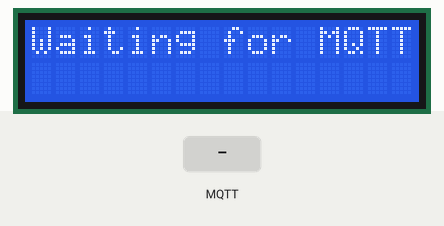
This sketch was run on a simulated Arduino Uno R4 WiFi. Shown: 16×2 character LCD. The inputs (shaded band) are chosen by the test bench. WiFi joins after 1.5 s; servers stay silent unless stated; random numbers use the default seed unless the sketch sets one; no MQTT or app messages arrive unless stated; what the sketch prints to the serial monitor is not drawn.

Above: at 2.7 s.
2.8 s: MQTT message "1" arrives on the first subscribed topic
At 4.0 s:
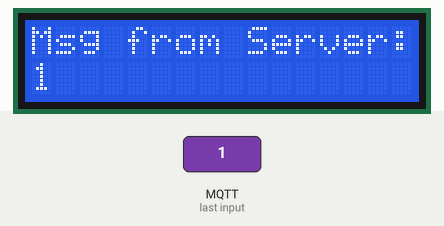
4.3 s: MQTT message "on" arrives on the first subscribed topic
At 5.2 s:
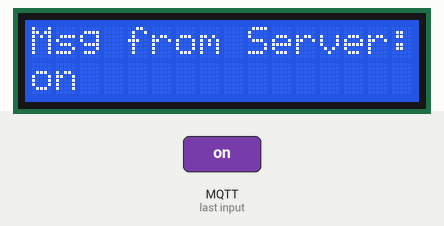
5.8 s: MQTT message "off" arrives on the first subscribed topic
At 6.4 s:
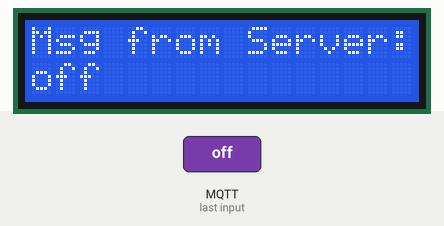
Timing chart, 0 to 8.8 s (numbered marks = the images above; inputs shaded):
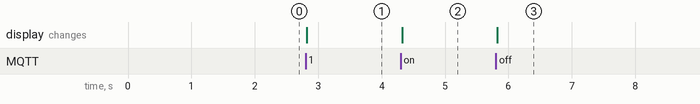

Measured:
- after the input at 2.8 s, the display: changes at once (image 1)
- after the input at 4.3 s, the display: changes at once (image 2)
- after the input at 5.8 s, the display: changes at once (image 3)

The sketch:

check_keypad.ino
```cpp
#include "WiFiS3.h"
#include <PubSubClient.h>
#include <Wire.h>
#include <LiquidCrystal_I2C.h> // ต้องติดตั้งไลบรารี LiquidCrystal_I2C ก่อน

// ตั้งค่า I2C LCD (ส่วนใหญ่แอดเดรสจะเป็น 0x27 หรือ 0x3F ขนาด 16x2)
LiquidCrystal_I2C lcd(0x27, 16, 2);

// 1. ตั้งค่า Wi-Fi และ Broker
const char* ssid = "2nds";
const char* password = "2Ndsssssss";
const char* mqtt_server = "phycom.it.kmitl.ac.th";
const int mqtt_port = 1883;

// Topic สำหรับรับข้อความมาแสดงบน LCD (ปรับชื่อให้ตรงกับโจทย์หน้างาน)
const char* sub_topic = "68070175/lcd";

char mqtt_client_id[40];
WiFiClient espClient;
PubSubClient client(espClient);

// ฟังก์ชันรับข้อความจาก Server มาแสดงบน LCD
void callback(char* topic, byte* payload, unsigned int length) {
  // แปลง payload เป็น String
  char message[length + 1];
  for (unsigned int i = 0; i < length; i++) {
    message[i] = (char)payload[i];
  }
  message[length] = '\0';

  Serial.print("Received message: ");
  Serial.println(message);

  // แสดงผลบนจอ LCD
  lcd.clear(); // ล้างหน้าจอเก่า

  // บรรทัดที่ 1 แสดงชื่อ Topic หรือคำว่า "MQTT Message:"
  lcd.setCursor(0, 0);
  lcd.print("Msg from Server:");

  // บรรทัดที่ 2 แสดงข้อความที่ได้รับจาก Server
  lcd.setCursor(0, 1);
  lcd.print(message);
}

void setup_wifi() {
  delay(10);
  WiFi.begin(ssid, password);
  while (WiFi.status() != WL_CONNECTED) {
    delay(500);
    Serial.print(".");
  }
  Serial.println("\nWiFi connected");
}

void reconnect() {
  while (!client.connected()) {
    if (client.connect(mqtt_client_id)) {
      client.subscribe(sub_topic);
      Serial.println("Connected & Subscribed!");
    } else {
      delay(5000);
    }
  }
}

void setup() {
  Serial.begin(9600);

  // เริ่มต้นการใช้งานจอ LCD
  lcd.init();
  lcd.backlight(); // เปิดไฟพื้นหลังจอ
  lcd.setCursor(0, 0);
  lcd.print("Waiting for MQTT");

  randomSeed(analogRead(A0));
  sprintf(mqtt_client_id, "R4_LCD_%d", random(1000, 9999));

  setup_wifi();
  client.setServer(mqtt_server, mqtt_port);
  client.setCallback(callback);
}

void loop() {
  if (!client.connected()) {
    reconnect();
  }
  client.loop();
}
```
